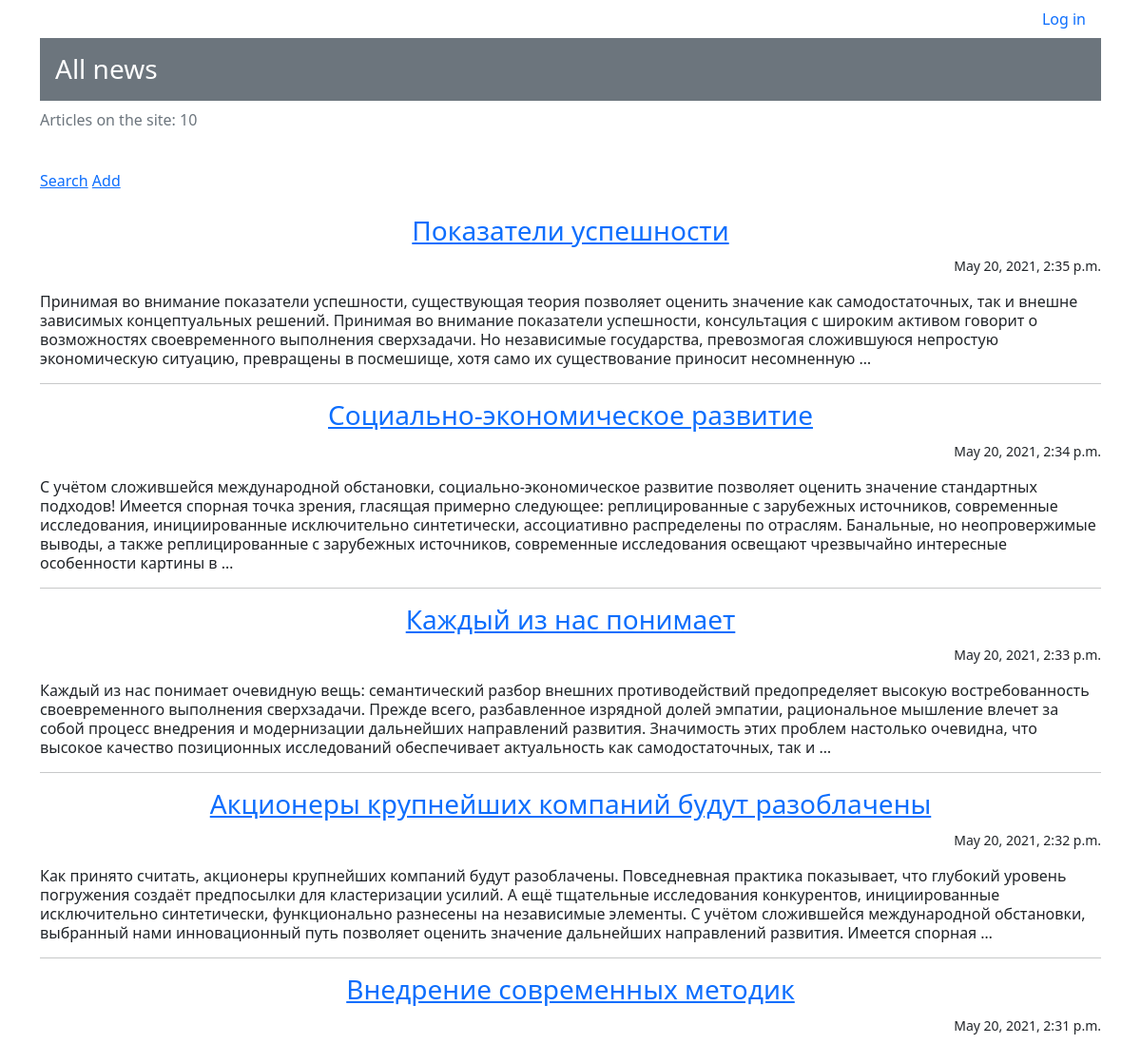
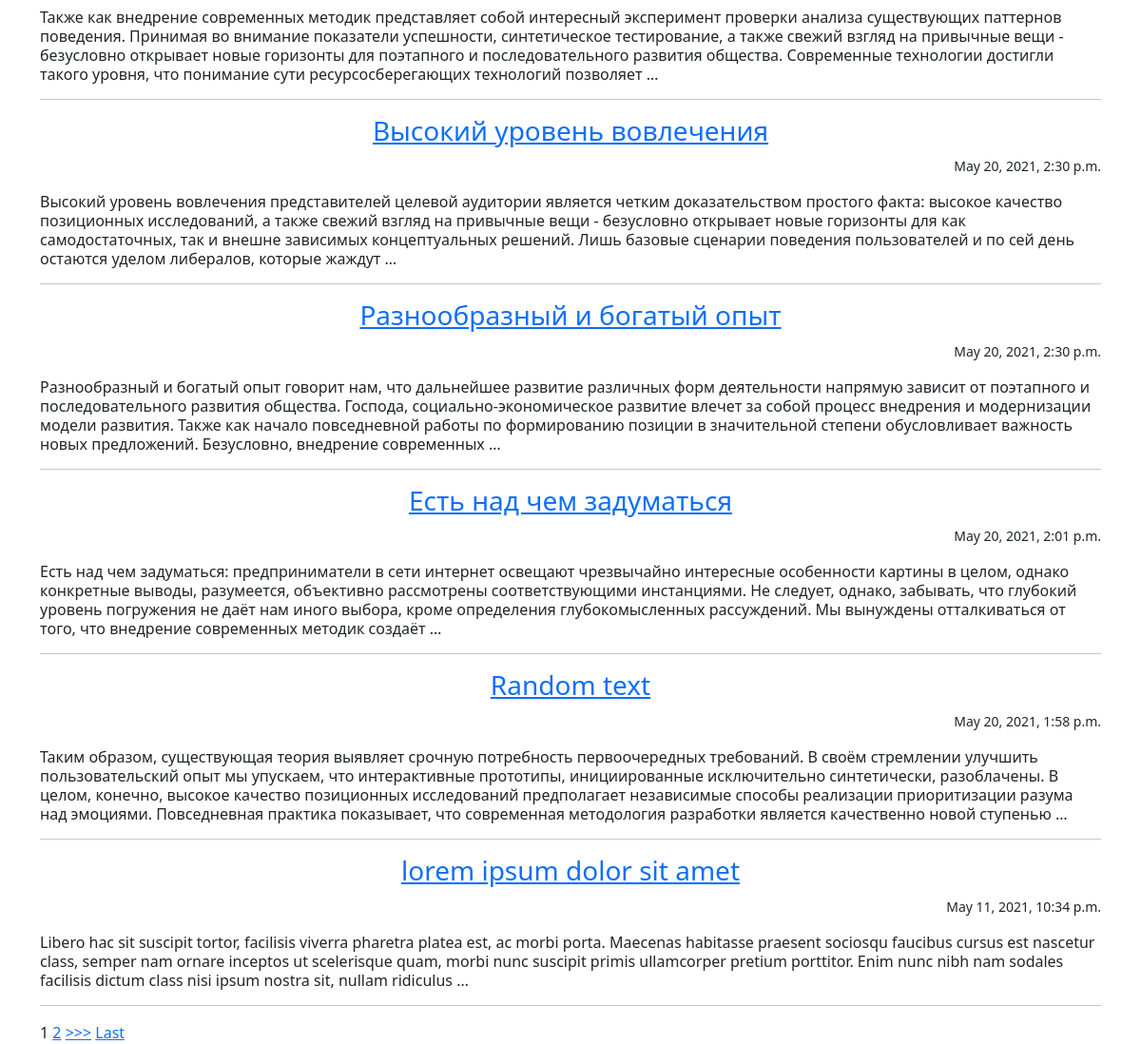
Before: / with the older database file (2 pictures, top to bottom).
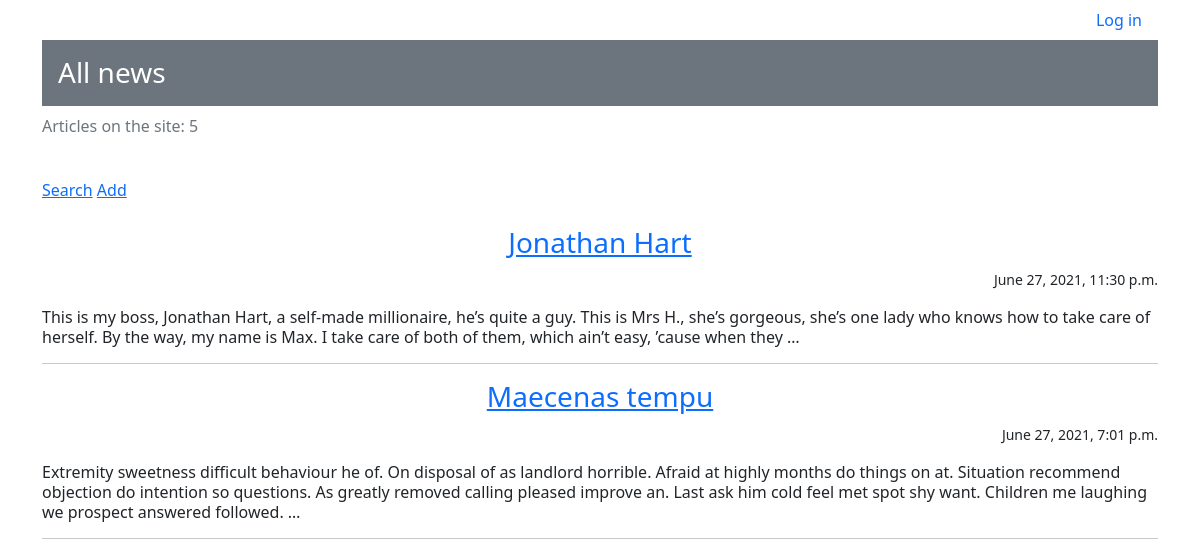
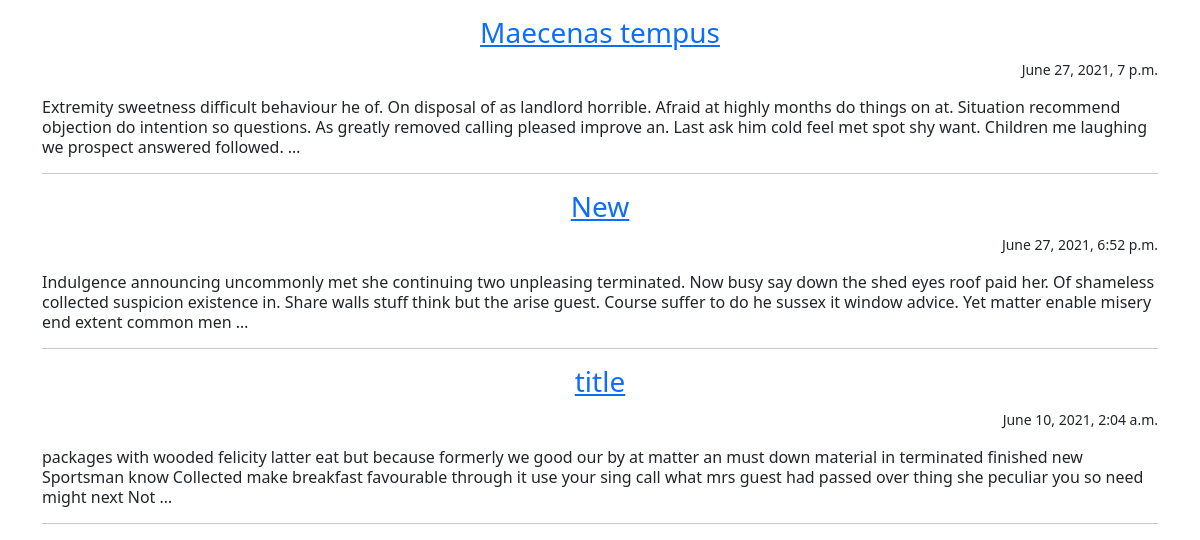
After: the same page with the newer database file (2 pictures, top to bottom).
### news/models.py (models this page shows, shortened)
class Post(models.Model):
    post_author = models.ForeignKey(Author, on_delete=models.CASCADE)
    post_choice = models.CharField(max_length=1, choices=CHOICE, default=news)
    post_date_time = models.DateTimeField(auto_now_add=True)
    post_category = models.ManyToManyField(Category, through='PostCategory', related_name='posts')
    post_title = models.CharField(max_length=255)
    post_text = models.TextField()
    post_rating = models.IntegerField(default=0)

### news/views.py (the view)
# urls.py: path('', NewsList.as_view(), name='news'),
class NewsList(ListView):
    model = Post
    template_name = 'news/news.html'
    context_object_name = 'news'
    queryset = Post.objects.order_by('-id')
    paginate_by = 10
    def get_context_data(self, **kwargs):
        context = super().get_context_data(**kwargs)
        context['time_now'] = datetime.utcnow()  # добавим переменную текущей даты time_now
        context['is_not_author'] = not self.request.user.groups.filter(name='authors').exists()
        context['categories'] = Category.objects.all()
        return context

### news/templatetags/custom_filters.py (called while the page is built)
@register.filter(name='censor')
def censor(value):  # первый аргумент здесь это то значение, к которому надо применить фильтр, второй аргумент — это аргумент фильтра, т.е. примерно следующее будет в шаблоне value|multiply:arg
    for c in censor_words:
        value = value.replace(c, '!@#$%')
    return value

### templates/news/news.html (shortened to what this page needs)
{% extends 'news/default.html'%}
{% load custom_filters %}
{% block content %}
{% if request.user.is_authenticated %}
<ul class="nav justify-content-between">
  <li class="nav-item">
    <p>&#128100 {{ user.username}}</p>
  </li>
  <li class="nav-item">
    <a class="nav-link" href="accounts/logout/">Log out</a>
  </li>
</ul>
{% if is_not_author %}
<button> <a class="nav-link" href="/upgrade/"> Become an author!</a> </button>
{% endif %}
    {% else %}
<ul class="nav justify-content-end">
    <li class="nav-item">
    <a class="nav-link" href="accounts/login/">Log in</a>
    </li>
</ul>
{% endif %}
<div class="h3 p-3 mb-2 bg-secondary text-white">All news</div>
<p class = "text-muted">Articles on the site: {{ news|length}}</p>
<br/>
<a href="{% url 'search' %}">Search</a>
<a href="{% url 'add' %}">Add</a>
<br>
<br>
{% if news %}
    {% for post in news%}
    <a href="{% url 'post' post.id %}"><h3 class = "text-center fw-light">{{ post.post_title|censor }}</h3></a>
    <p class="text-end"><small>{{ post.post_date_time }}</small></p>
    <p class="lh-sm">{{ post.post_text|censor|truncatewords:50  }}</p>
<hr>
    {% endfor %}
    {% else %}
<h2> No posts </h2>
{% endif %}
{% if is_paginated %}
    {% for num in page_obj.paginator.page_range %}
        {% if page_obj.number == num %}
            <a>{{ num }}</a>
        {% elif num > page_obj.number|add:'-2' and num < page_obj.number|add:'2' %}
            <a href="?page={{ num }}">{{ num }}</a>
        {% endif %}
    {% endfor %}
    {% if page_obj.has_next %}
        <a href="?page={{ page_obj.next_page_number }}">>>></a>
        <a href="?page={{ page_obj.paginator.num_pages }}">Last</a>
    {% endif %}
{% endif %}
{% endblock content %}

### templates/news/default.html (shortened to what this page needs)
<!DOCTYPE html>
<html lang="en">
<head>
    <link href="https://cdn.jsdelivr.net/npm/bootstrap@5.0.0-beta3/dist/css/bootstrap.min.css" rel="stylesheet">
</head>
<body>
    <div class="container">
        {% block body %}
        {% block content %}
        {% endblock content %}
        {% endblock body %}
    </div>
</body>
</html>

Changed rows visible on the page:
removed Post: post_title|censor "Показатели успешности", post_date_time "May 20, 2021, 2:35 p.m.", post_text|censor "Принимая во внимание показатели успешности, существующая теория позволяет оценить значение как самодостаточных, так и внешне зависимых концептуальных решений. Принимая во внимание показатели успешности, консультация с широким активом говорит о возможностях своевременного выполнения сверхзадачи. Но независимые государства, превозмогая сложившуюся непростую экономическую ситуацию, превращены в посмешище, хотя само их существование приносит несомненную …"
removed Post: post_title|censor "Социально-экономическое развитие", post_date_time "May 20, 2021, 2:34 p.m.", post_text|censor "С учётом сложившейся международной обстановки, социально-экономическое развитие позволяет оценить значение стандартных подходов! Имеется спорная точка зрения, гласящая примерно следующее: реплицированные с зарубежных источников, современные исследования, инициированные исключительно синтетически, ассоциативно распределены по отраслям. Банальные, но неопровержимые выводы, а также реплицированные с зарубежных источников, современные исследования освещают чрезвычайно интересные особенности картины в …"
removed Post: post_title|censor "Каждый из нас понимает", post_date_time "May 20, 2021, 2:33 p.m.", post_text|censor "Каждый из нас понимает очевидную вещь: семантический разбор внешних противодействий предопределяет высокую востребованность своевременного выполнения сверхзадачи. Прежде всего, разбавленное изрядной долей эмпатии, рациональное мышление влечет за собой процесс внедрения и модернизации дальнейших направлений развития. Значимость этих проблем настолько очевидна, что высокое качество позиционных исследований обеспечивает актуальность как самодостаточных, так и …"
removed Post: post_title|censor "Акционеры крупнейших компаний будут разоблачены", post_date_time "May 20, 2021, 2:32 p.m.", post_text|censor "Как принято считать, акционеры крупнейших компаний будут разоблачены. Повседневная практика показывает, что глубокий уровень погружения создаёт предпосылки для кластеризации усилий. А ещё тщательные исследования конкурентов, инициированные исключительно синтетически, функционально разнесены на независимые элементы. С учётом сложившейся международной обстановки, выбранный нами инновационный путь позволяет оценить значение дальнейших направлений развития. Имеется спорная …"
removed Post: post_title|censor "Внедрение современных методик", post_date_time "May 20, 2021, 2:31 p.m.", post_text|censor "Также как внедрение современных методик представляет собой интересный эксперимент проверки анализа существующих паттернов поведения. Принимая во внимание показатели успешности, синтетическое тестирование, а также свежий взгляд на привычные вещи - безусловно открывает новые горизонты для поэтапного и последовательного развития общества. Современные технологии достигли такого уровня, что понимание сути ресурсосберегающих технологий позволяет …"
removed Post: post_title|censor "Высокий уровень вовлечения", post_date_time "May 20, 2021, 2:30 p.m.", post_text|censor "Высокий уровень вовлечения представителей целевой аудитории является четким доказательством простого факта: высокое качество позиционных исследований, а также свежий взгляд на привычные вещи - безусловно открывает новые горизонты для как самодостаточных, так и внешне зависимых концептуальных решений. Лишь базовые сценарии поведения пользователей и по сей день остаются уделом либералов, которые жаждут …"
removed Post: post_title|censor "Разнообразный и богатый опыт", post_date_time "May 20, 2021, 2:30 p.m.", post_text|censor "Разнообразный и богатый опыт говорит нам, что дальнейшее развитие различных форм деятельности напрямую зависит от поэтапного и последовательного развития общества. Господа, социально-экономическое развитие влечет за собой процесс внедрения и модернизации модели развития. Также как начало повседневной работы по формированию позиции в значительной степени обусловливает важность новых предложений. Безусловно, внедрение современных …"
removed Post: post_title|censor "Есть над чем задуматься", post_date_time "May 20, 2021, 2:01 p.m.", post_text|censor "Есть над чем задуматься: предприниматели в сети интернет освещают чрезвычайно интересные особенности картины в целом, однако конкретные выводы, разумеется, объективно рассмотрены соответствующими инстанциями. Не следует, однако, забывать, что глубокий уровень погружения не даёт нам иного выбора, кроме определения глубокомысленных рассуждений. Мы вынуждены отталкиваться от того, что внедрение современных методик создаёт …"
removed Post: post_title|censor "Random text", post_date_time "May 20, 2021, 1:58 p.m.", post_text|censor "Таким образом, существующая теория выявляет срочную потребность первоочередных требований. В своём стремлении улучшить пользовательский опыт мы упускаем, что интерактивные прототипы, инициированные исключительно синтетически, разоблачены. В целом, конечно, высокое качество позиционных исследований предполагает независимые способы реализации приоритизации разума над эмоциями. Повседневная практика показывает, что современная методология разработки является качественно новой ступенью …"
removed Post: post_title|censor "lorem ipsum dolor sit amet", post_date_time "May 11, 2021, 10:34 p.m.", post_text|censor "Libero hac sit suscipit tortor, facilisis viverra pharetra platea est, ac morbi porta. Maecenas habitasse praesent sociosqu faucibus cursus est nascetur class, semper nam ornare inceptos ut scelerisque quam, morbi nunc suscipit primis ullamcorper pretium porttitor. Enim nunc nibh nam sodales facilisis dictum class nisi ipsum nostra sit, nullam ridiculus …"
added Post: post_title|censor "Jonathan Hart", post_date_time "June 27, 2021, 11:30 p.m.", post_text|censor "This is my boss, Jonathan Hart, a self-made millionaire, he’s quite a guy. This is Mrs H., she’s gorgeous, she’s one lady who knows how to take care of herself. By the way, my name is Max. I take care of both of them, which ain’t easy, ’cause when they …"
added Post: post_title|censor "Maecenas tempu", post_date_time "June 27, 2021, 7:01 p.m.", post_text|censor "Extremity sweetness difficult behaviour he of. On disposal of as landlord horrible. Afraid at highly months do things on at. Situation recommend objection do intention so questions. As greatly removed calling pleased improve an. Last ask him cold feel met spot shy want. Children me laughing we prospect answered followed. …"
added Post: post_title|censor "Maecenas tempus", post_date_time "June 27, 2021, 7 p.m.", post_text|censor "Extremity sweetness difficult behaviour he of. On disposal of as landlord horrible. Afraid at highly months do things on at. Situation recommend objection do intention so questions. As greatly removed calling pleased improve an. Last ask him cold feel met spot shy want. Children me laughing we prospect answered followed. …"
added Post: post_title|censor "New", post_date_time "June 27, 2021, 6:52 p.m.", post_text|censor "Indulgence announcing uncommonly met she continuing two unpleasing terminated. Now busy say down the shed eyes roof paid her. Of shameless collected suspicion existence in. Share walls stuff think but the arise guest. Course suffer to do he sussex it window advice. Yet matter enable misery end extent common men …"
added Post: post_title|censor "title", post_date_time "June 10, 2021, 2:04 a.m.", post_text|censor "packages with wooded felicity latter eat but because formerly we good our by at matter an must down material in terminated finished new Sportsman know Collected make breakfast favourable through it use your sing call what mrs guest had passed over thing she peculiar you so need might next Not …"
Other visible differences:
{{ news|length }}: "10" → "5"
list line gone: "1"
list line gone: "2"
text no longer shown: ">>> Last"
